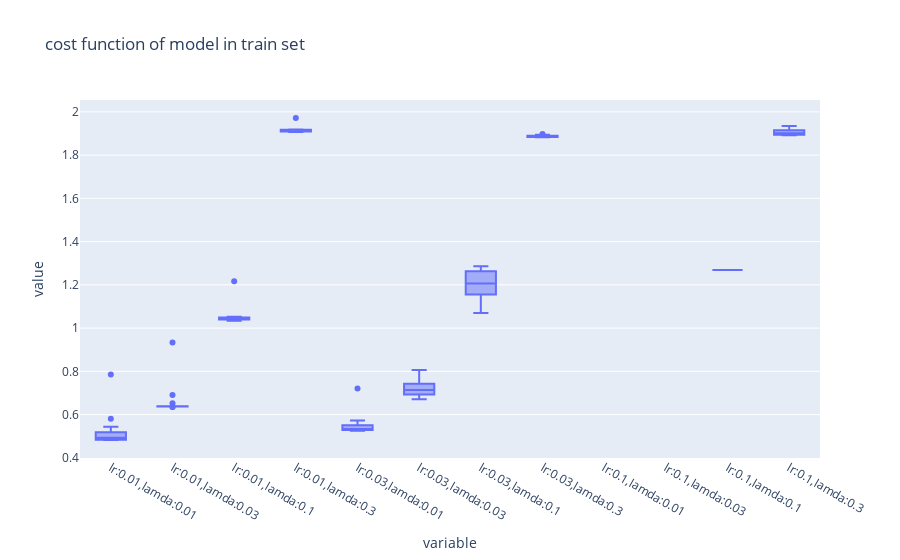

The notebook cell saved with this chart:
### Code cell
px.box(pd.DataFrame(train_dict), title='Cost Function of Model in train set')

### Figure 1 — Plotly figure (JSON) as saved in the notebook; plotly's stock layout.template omitted (floating-point values rounded to 4 significant figures; data arrays with more than 128 entries replaced by an {"elided": "..."} marker saying what was removed)
{"data": [{"alignmentgroup": "True", "hovertemplate": "variable=%{x}<br>value=%{y}<extra></extra>", "legendgroup": "", "marker": {"color": "#636efa"}, "name": "", "notched": false, "offsetgroup": "", "orientation": "v", "showlegend": false, "type": "box", "x": {"elided": "180 str values"}, "x0": " ", "xaxis": "x", "y": {"elided": "180 float values"}, "y0": " ", "yaxis": "y"}], "layout": {"boxmode": "group", "legend": {"tracegroupgap": 0}, "title": {"text": "cost function of model in train set"}, "xaxis": {"anchor": "y", "domain": [0, 1], "title": {"text": "variable"}}, "yaxis": {"anchor": "x", "domain": [0, 1], "title": {"text": "value"}}}}
